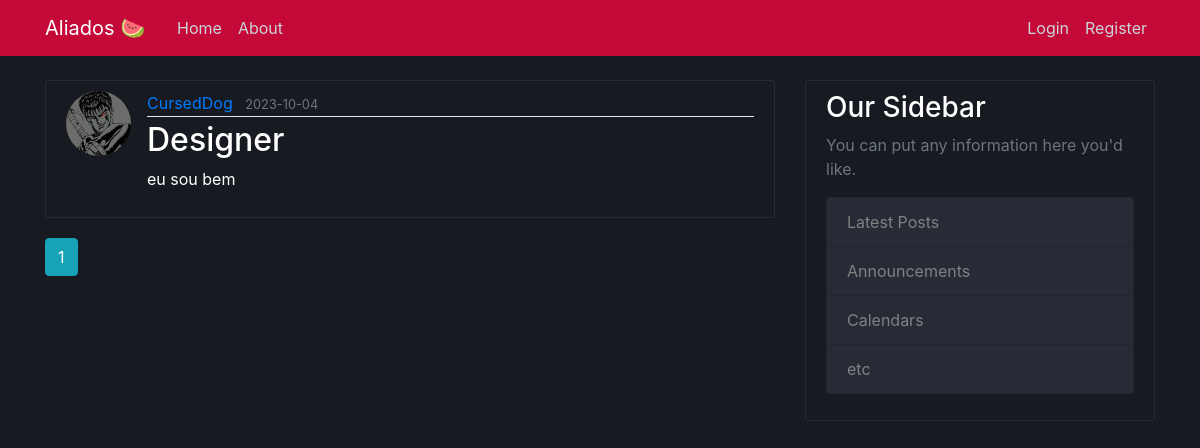
/home, run on an earlier commit of the app's database.
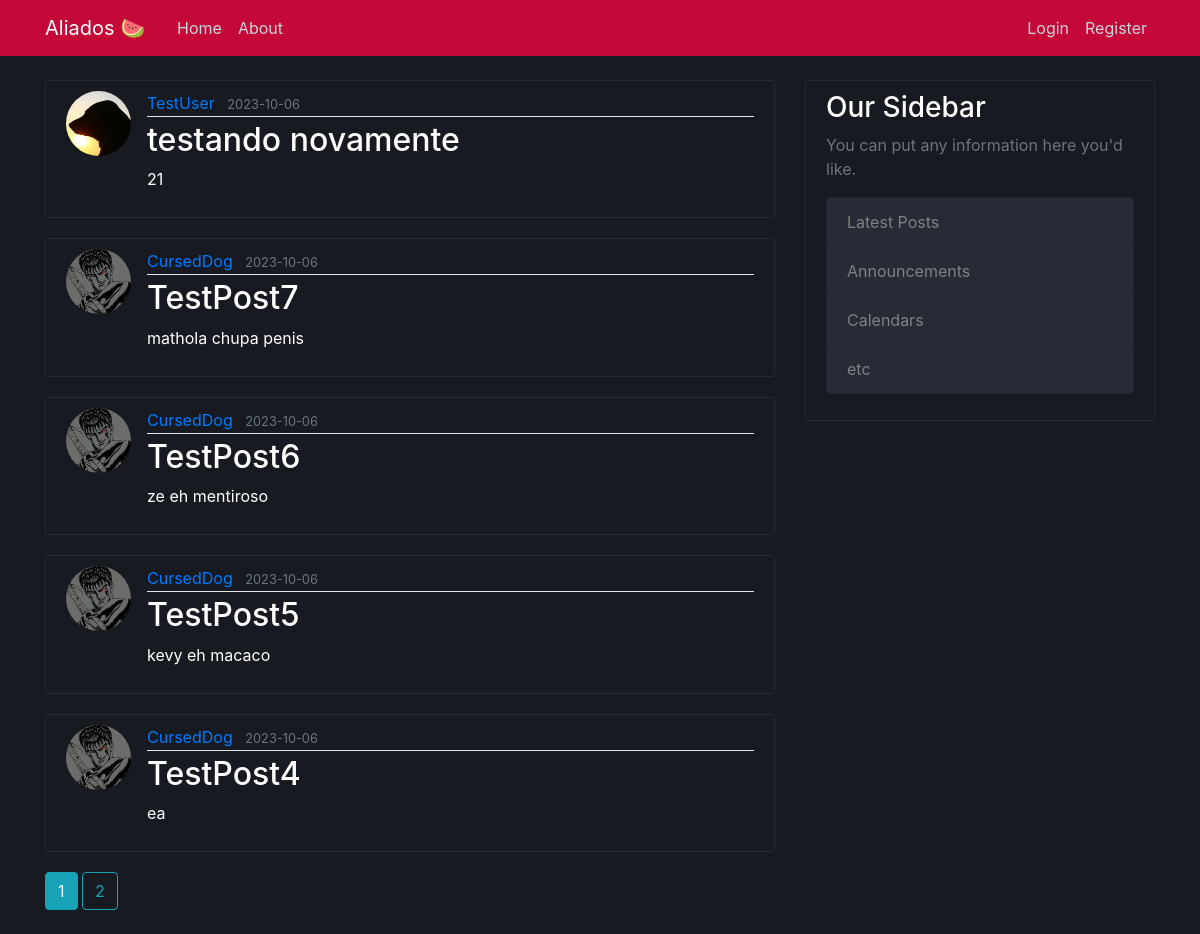
And on a later commit of the database.
### flaskblog/models.py (models this page shows, shortened)
class Post(db.Model):
    id = db.Column(db.Integer, primary_key=True)
    title = db.Column(db.String(100), nullable=False)
    date_posted = db.Column(db.DateTime, nullable=False, default=datetime.utcnow)
    content = db.Column(db.Text, nullable=False)
    user_id = db.Column(db.Integer, db.ForeignKey("user.id"), nullable=False)

class User(db.Model, UserMixin):
    id = db.Column(db.Integer, primary_key=True)
    username = db.Column(db.String(20), unique=True, nullable=False)
    email = db.Column(db.String(120), unique=True, nullable=False)
    image_file = db.Column(db.String(20), nullable=False, default="default.jpg")
    password = db.Column(db.String(60), nullable=False)
    posts = db.relationship("Post", backref="author", lazy=True)

### flaskblog/main/routes.py (the view)
@main.route("/")
@main.route("/home")
def home():
    page = request.args.get("page", 1, type=int)
    posts = Post.query.order_by(Post.date_posted.desc()).paginate(page=page, per_page=5)
    return render_template("home.html", posts=posts)

### flaskblog/templates/home.html
{% extends "layout.html" %}
{% block content %}
    {% for post in posts.items %}
    <article class="media content-section">
            <img class="rounded-circle article-img" src="{{ url_for('static',filename='profile_pics/' + post.author.image_file) }}">
            <div class="media-body">
            <div class="article-metadata">
                <a class="mr-2" href="{{ url_for('users.user_posts', username=post.author.username) }}">{{ post.author.username }}</a>
                <small class="text-muted">{{ post.date_posted.strftime('%Y-%m-%d') }}</small>
            </div>
            <h2><a class="article-title" href="{{ url_for('posts.post', post_id=post.id) }}">{{ post.title }}</a></h2>
            <p class="article-content">{{ post.content }}</p>
            </div>
      </article>
    {% endfor %}
    {% for page_num in posts.iter_pages(left_edge=1,right_edge=1,left_current=1,right_current=2) %}
      {% if page_num %}
        {% if posts.page == page_num %}
        <a class="btn btn-info mb-4" href="{{ url_for('main.home', page=page_num) }}">{{ page_num }}</a>
        {% else %}
        <a class="btn btn-outline-info mb-4" href="{{ url_for('main.home', page=page_num) }}">{{ page_num }}</a>
        {% endif %}
      {% else %}
        ...
      {% endif %}
    {% endfor %}
{% endblock content %}

### flaskblog/templates/layout.html (shortened to what this page needs)
<!DOCTYPE html>
<html>
<head>
    <link rel="stylesheet" href="https://maxcdn.bootstrapcdn.com/bootstrap/4.0.0/css/bootstrap.min.css">
    <link rel="stylesheet" type="text/css" href="{{ url_for('static', filename='main.css') }}">
</head>
<body>
    <header class="site-header">
      <nav class="navbar navbar-expand-md navbar-dark bg-melancia fixed-top">
        <div class="container">
          <a class="navbar-brand mr-4" href="/">Aliados 🍉</a>
          <div class="collapse navbar-collapse" id="navbarToggle">
            <div class="navbar-nav mr-auto">
              <a class="nav-item nav-link" href="{{ url_for('main.home') }}">Home</a>
              <a class="nav-item nav-link" href="{{ url_for('main.about') }}">About</a>
            </div>
            <div class="navbar-nav">
              {% if current_user.is_authenticated %}
                <a class="nav-item nav-link" href="{{ url_for('posts.new_post') }}">New Post</a>
                <a class="nav-item nav-link" href="{{ url_for('users.account') }}">Account</a>
                <a class="nav-item nav-link" href="{{ url_for('users.logout') }}">Logout</a>
              {% else %}
                <a class="nav-item nav-link" href="{{ url_for('users.login') }}">Login</a>
                <a class="nav-item nav-link" href="{{ url_for('users.register') }}">Register</a>
              {% endif %}
            </div>
          </div>
        </div>
      </nav>
    </header>
    <main role="main" class="container">
      <div class="row">
        <div class="col-md-8">
          {% block content %}{% endblock %}
        </div>
        <div class="col-md-4">
          <div class="content-section">
            <h3>Our Sidebar</h3>
            <p class='text-muted'>You can put any information here you'd like.
              <ul class="list-group">
                <li class="list-group-item list-group-item-light">Latest Posts</li>
                <li class="list-group-item list-group-item-light">Announcements</li>
                <li class="list-group-item list-group-item-light">Calendars</li>
                <li class="list-group-item list-group-item-light">etc</li>
              </ul>
            </p>
          </div>
        </div>
      </div>
    </main>
</body>
</html>

### flaskblog/Static/main.css (style rules this page uses)
body { background: #171a21; color: #333333; margin-top: 5rem; }
h1, h2, h3, h4, h5, h6 { color: #ffffff; }
.site-header .navbar-nav .nav-link { color: #cbd5db; }
.content-section { background: #171a21; padding: 10px 20px; border: 1px solid #262b35; border-radius: 3px; margin-bottom: 20px; }
.article-title { color: #ffffff; }
.article-content { white-space: pre-line; }
.article-img { height: 65px; width: 65px; margin-right: 16px; }
.article-metadata { padding-bottom: 1px; margin-bottom: 4px; border-bottom: 1px solid #e3e3e3 }
.bg-melancia { background-color: #c40837; }
p { color: #ffffff; }
ul { color: #ffffff; background-color: #171a21; }
li { color: #ffffff; background-color: #171a21; }
div { color: #ffffff; }
li.list-group-item.list-group-item-light { background-color: #262b35; }

What changed in the data, as far as the page shows it:
no longer on this page (row unchanged): Post: image_file (picture), author.username "CursedDog", date_posted "2023-10-04", title "Designer", content "eu sou bem"
added Post: image_file (placeholder picture), author.username "TestUser", date_posted "2023-10-06", title "testando novamente", content "21"
added Post: image_file (picture), author.username "CursedDog", date_posted "2023-10-06", title "TestPost7", content "mathola chupa penis"
added Post: image_file (picture), author.username "CursedDog", date_posted "2023-10-06", title "TestPost6", content "ze eh mentiroso"
added Post: image_file (picture), author.username "CursedDog", date_posted "2023-10-06", title "TestPost5", content "kevy eh macaco"
added Post: image_file (picture), author.username "CursedDog", date_posted "2023-10-06", title "TestPost4", content "ea"
Also different on the page:
new list line: "2"
